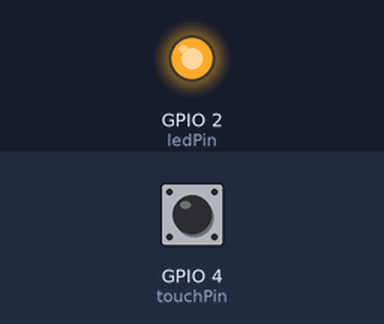
This sketch was run on a simulated ESP32. Parts: output pins drawn as LEDs (lit = HIGH). The test bench sets the inputs (shaded band); at power-on: GPIO 4 (touchPin) HIGH. What the sketch prints to the serial monitor is not drawn.

Above: at 0.1 s.
Timing chart, 0 to 1.6 s (numbered marks = the images above):
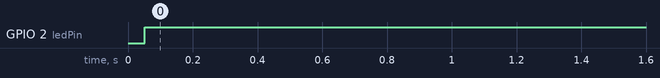

The sketch:

ex04.ino
```cpp
// ex04.ino - 触摸“自锁”开关
const int touchPin = 4;
const int ledPin = 2;

// 触摸阈值（已根据你的测试校准）
const int touchThreshold = 500;

// 状态变量
bool ledState = false;
bool lastTouchState = false;
bool currentTouchState = false;

// 防抖
unsigned long lastDebounceTime = 0;
const unsigned long debounceDelay = 50;

void setup() {
  Serial.begin(115200);
  pinMode(ledPin, OUTPUT);
  digitalWrite(ledPin, LOW);
  Serial.println("Touch Self-Locking Switch Started");
  Serial.println("Threshold: 500");
}

void loop() {
  int touchValue = touchRead(touchPin);
  bool rawTouchState = (touchValue < touchThreshold);

  // 防抖
  if (rawTouchState != lastTouchState) {
    lastDebounceTime = millis();
  }

  if ((millis() - lastDebounceTime) > debounceDelay) {
    if (rawTouchState != currentTouchState) {
      currentTouchState = rawTouchState;

      // 边缘检测：未触摸→触摸的瞬间
      if (currentTouchState == true) {
        ledState = !ledState;
        digitalWrite(ledPin, ledState);
        Serial.print("Touch! Value: ");
        Serial.print(touchValue);
        Serial.print(" LED: ");
        Serial.println(ledState ? "ON" : "OFF");
      }
    }
  }

  lastTouchState = rawTouchState;
}
```

Measured:
- by itself, GPIO 2 (ledPin): LOW → HIGH at 0.05 s
